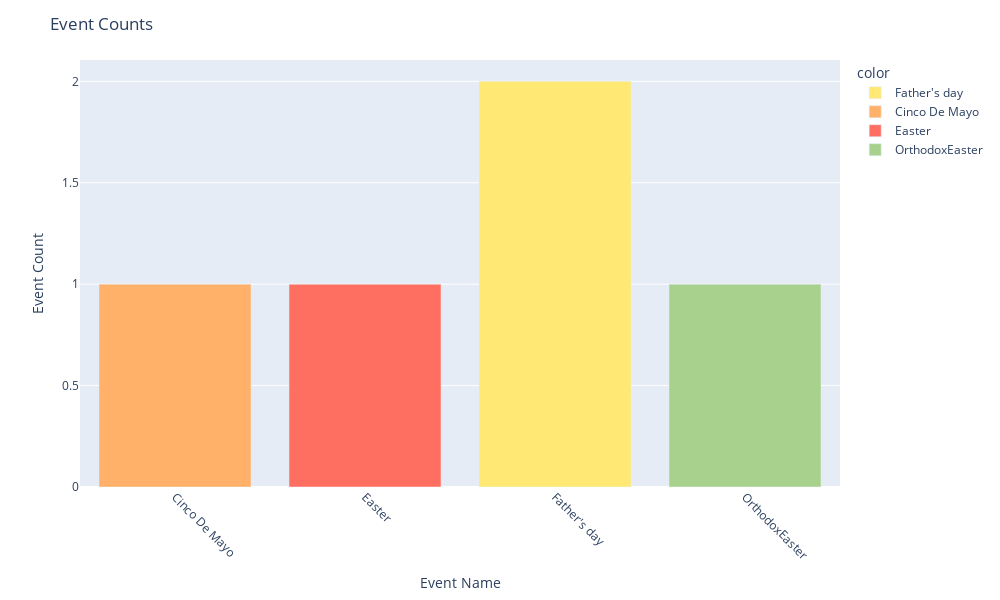

The cell this chart's notebook holds for it:
### Code cell
unique_events = calendar_df['event_name_2'].unique()
event_counts = calendar_df['event_name_2'].value_counts()

custom_colors = ['#FFE873', '#FFB169', '#FF6F61', '#A9D18E', '#61C0BF']

fig = px.bar(
    calendar_df, x=event_counts.index, y=event_counts.values,
    labels={'Event Name': 'Event Name', 'Event Count': 'Event Count'},
    width=1000, height=600,
    color=event_counts.index,  
    color_discrete_sequence=custom_colors,  
)
fig.update_xaxes(tickangle=45, categoryorder='category ascending')  
fig.update_layout(title='Event Counts', xaxis_title='Event Name', yaxis_title='Event Count')
fig.show()

### Figure 1 — Plotly figure (JSON) as saved in the notebook; plotly's stock layout.template omitted (floating-point values rounded to 4 significant figures)
{"data": [{"alignmentgroup": "True", "hovertemplate": "color=Father's day<br>x=%{x}<br>y=%{y}<extra></extra>", "legendgroup": "Father's day", "marker": {"color": "#FFE873", "pattern": {"shape": ""}}, "name": "Father's day", "offsetgroup": "Father's day", "orientation": "v", "showlegend": true, "textposition": "auto", "type": "bar", "x": ["Father's day"], "xaxis": "x", "y": [2], "yaxis": "y"}, {"alignmentgroup": "True", "hovertemplate": "color=Cinco De Mayo<br>x=%{x}<br>y=%{y}<extra></extra>", "legendgroup": "Cinco De Mayo", "marker": {"color": "#FFB169", "pattern": {"shape": ""}}, "name": "Cinco De Mayo", "offsetgroup": "Cinco De Mayo", "orientation": "v", "showlegend": true, "textposition": "auto", "type": "bar", "x": ["Cinco De Mayo"], "xaxis": "x", "y": [1], "yaxis": "y"}, {"alignmentgroup": "True", "hovertemplate": "color=Easter<br>x=%{x}<br>y=%{y}<extra></extra>", "legendgroup": "Easter", "marker": {"color": "#FF6F61", "pattern": {"shape": ""}}, "name": "Easter", "offsetgroup": "Easter", "orientation": "v", "showlegend": true, "textposition": "auto", "type": "bar", "x": ["Easter"], "xaxis": "x", "y": [1], "yaxis": "y"}, {"alignmentgroup": "True", "hovertemplate": "color=OrthodoxEaster<br>x=%{x}<br>y=%{y}<extra></extra>", "legendgroup": "OrthodoxEaster", "marker": {"color": "#A9D18E", "pattern": {"shape": ""}}, "name": "OrthodoxEaster", "offsetgroup": "OrthodoxEaster", "orientation": "v", "showlegend": true, "textposition": "auto", "type": "bar", "x": ["OrthodoxEaster"], "xaxis": "x", "y": [1], "yaxis": "y"}], "layout": {"barmode": "relative", "height": 600, "legend": {"title": {"text": "color"}, "tracegroupgap": 0}, "margin": {"t": 60}, "title": {"text": "Event Counts"}, "width": 1000, "xaxis": {"anchor": "y", "autorange": false, "categoryorder": "category ascending", "domain": [0, 1], "range": [-0.5, 3.5], "tickangle": 45, "title": {"text": "Event Name"}, "type": "category"}, "yaxis": {"anchor": "x", "autorange": true, "domain": [0, 1], "range": [0, 2.105], "title": {"text": "Event Count"}, "type": "linear"}}}
